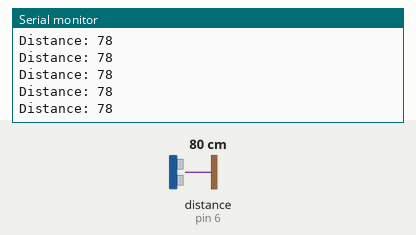
Bench run of a sketch on a simulated Arduino Uno, built with avr-gcc and run on an emulated ATmega328P. Shown: the last lines printed to the serial monitor. Wiring (inferred from the names in the program): ultrasonic range finder: trigger pin 5; echo pin 6. Inputs (shaded band) come from the test bench; at power-on: distance to the obstacle (sensor on pin 6) 80 cm. The echo pulse lasts 58.3 µs per cm.

Above: at 1.2 s.
1.3 s: distance to the obstacle (sensor on pin 6) set to 2 cm
At 1.38 s:
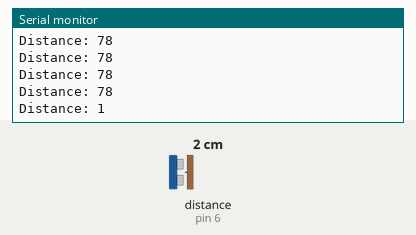
2.8 s: distance to the obstacle (sensor on pin 6) set to 4 cm
At 2.89 s:
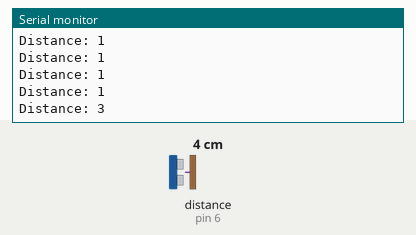
Timing chart, 0 to 5.8 s (numbered marks = the images above; inputs shaded):
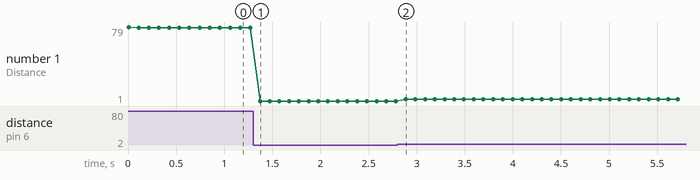

The sketch:

sensorled.ino
```cpp
#include <SPI.h>
#include "mcp_can.h"

/* Input and output pins for ultrasonic sensor */
#define PIN_TRIG        5
#define PIN_ECHO        6

/* Pins to turn on LED (2 pins to step up voltage from 3V to 6V) */
#define PIN_LED         7
#define PIN_LED2        8

// the cs pin of the version after v1.1 is default to D9
// v0.9b and v1.0 is default D10
const int SPI_CS_PIN = 10;

MCP_CAN CAN(SPI_CS_PIN);                                    // Set CS pin


/* readDist
 *  DESCRIPTION: Controls ultrasonic sensor to find closest object in front
 *    of it and return the distance to that object.
 *  INPUTS: none
 *  OUTPUTS: distance in centimeters.
 */
int readDist() {
  /* Clear the sensor trigger pin and delay for 3 microseocnds */
  digitalWrite(PIN_TRIG, LOW);
  delayMicroseconds(2);

  /* Send a signal from the trigger pin for 10 microseconds */
  digitalWrite(PIN_TRIG, HIGH);
  delayMicroseconds(10);
  digitalWrite(PIN_TRIG, LOW);

  /* Read distance from echo pin and convert to cm */
  return pulseIn(PIN_ECHO, HIGH) * (0.034 / 2);
}


/* willBrake
 *  DESCRIPTION: Checks if incoming packet is a valid PI packet by checking
 *    if the first three bytes are 'PI:' and returns a 1 if the fourth incoming
 *    byte is 1 denoting to send a brake signal otherwise return 0 if the
 *    fourth byte is 0.
 *  INPUTS: len - lenght of incoming packet
 *          buf -
 *  OUTPUTS: 1 - send brake signal
 *           0 - don't send brake signal
 *          -1 - invalid packet
 */
int willBrake(unsigned char len, unsigned char * buf) {
  if (len <= 3 || strncmp("PI:", buf, 3)) { return -1; }
  return (buf[3]) ? 1 : 0;
}


/* intToChar
 *  DESCRIPTION: Converts integer to unsigned char buffer
 *  INPUTS: dist - distance
 *          sendBuf - unsigned char buffer
 *  OUTPUTS: none
 */
void intToChar(int dist, unsigned char sendBuf[8]) {
  int n = log10(dist) + 1;

  memset(sendBuf, 0, 8);  // clear buffer
  for (int i = 0; i < n; ++i, dist /= 10) {
    sendBuf[i] = dist % 10;
  }
}


void setup() {
  Serial.begin(115200);

  /* Initialize echo and trigger pins for sensor */
  pinMode(PIN_TRIG, OUTPUT);
  pinMode(PIN_ECHO, INPUT);

  /* Initialize CAN bus conneciton */
  while (CAN_OK != CAN.begin(CAN_500KBPS))              // init can bus : baudrate = 500k
  {
      Serial.println("CAN BUS Shield init fail");
      Serial.println(" Init CAN BUS Shield again");
      delay(100);
  }
  Serial.println("CAN BUS Shield init ok!");
}


void loop() {
  int dist;
  unsigned char len = 0;
  unsigned char buf[1] = {0};
  unsigned char sendBuf[3] = {0, 0, 0};

  /* Read distance from ultrasonic sensor and convert to char buffer */
  dist = readDist();
  Serial.print("Distance: ");
  Serial.println(dist);

  if (dist > 400) {
    dist = 400;
  } else if (dist < 1) {
    dist = 1;
  }

  /* Convert the distance, into a array of the char representation of it's digits
   * to send to the CAN to IP gateway.
   * Ex: distance = 12 gets converted to {'2', '1', '0'}
   * Ex2: distance = 214 gets converted to {'4', '1', '2'}
   */
  sendBuf[0] = (dist % 10) + '0';
  dist = dist/10;
  sendBuf[1] = (dist % 10) + '0';
  dist = dist/10;
  sendBuf[2] = (dist % 10) + '0';


  /* Send distance via CAN connection */
  CAN.sendMsgBuf(0x00, 0, 3, sendBuf);


  /* Check for incoming data (brake LED) from the CAN to IP gateway Arduino */
  if(CAN_MSGAVAIL == CAN.checkReceive())
  {
      CAN.readMsgBuf(&len, buf);    // read data,  len: data length, buf: data buf

      unsigned long canId = CAN.getCanId();

      Serial.println("-----------------------------");
      Serial.print("Get data from ID: 0x");
      Serial.println(canId, HEX);

      for(int i = 0; i<len; i++)    // print the data
      {
          Serial.print(buf[i], HEX);
          Serial.print("\t");
      }

      /* Decide whether or not to signal a brake */
      if (buf[0] == 1) {
        Serial.println("brake");
        digitalWrite(PIN_LED, HIGH);
        digitalWrite(PIN_LED2, HIGH);
        // let LED stay turned on 100 ms (ie, keep braking)
        delay(100);
      } else if (buf[0] == 0) {
        digitalWrite(PIN_LED, LOW);
        digitalWrite(PIN_LED2, LOW);
      }
   }

   delay(100);

}
```

Measured:
- after the input at 1.3 s, the serial monitor: prints a new line after 0.07 s (image 1)
- after the input at 2.8 s, the serial monitor: prints a new line after 0.09 s (image 2)
- plotted number 1: 78 → 1 after the input at 1.3 s, 1 → 3 after the input at 2.8 s
